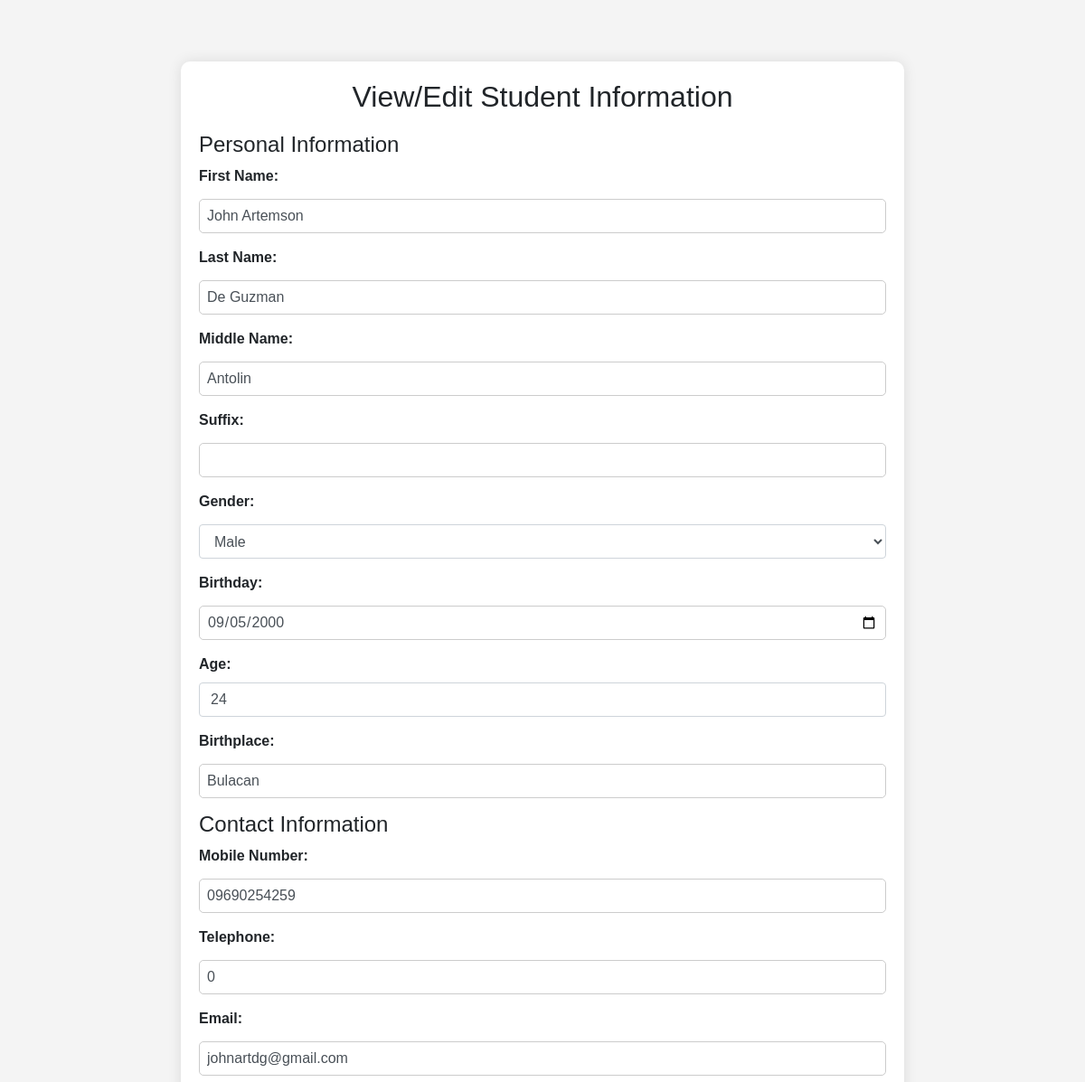
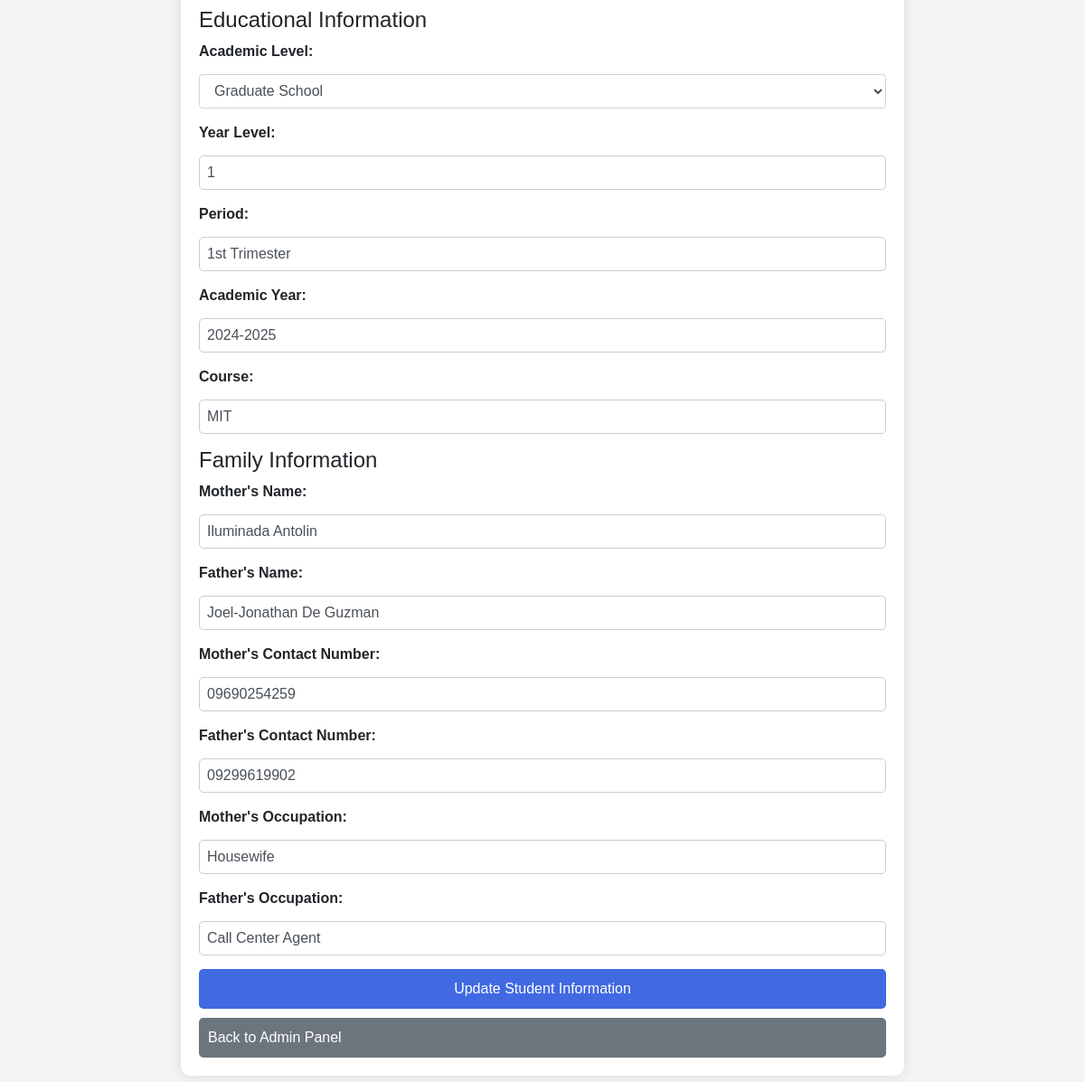
The app's page /view_edit.php?student_id=1 with its own data (2 pictures, top to bottom).
### tables this page shows
CREATE TABLE `students` (
  `student_id` int(11) NOT NULL AUTO_INCREMENT,
  `status` enum('Registered','Admitted','Assessed','Enrolled') DEFAULT 'Registered',
  `created_at` timestamp NOT NULL DEFAULT current_timestamp(),
  `updated_at` timestamp NOT NULL DEFAULT current_timestamp() ON UPDATE current_timestamp(),
  PRIMARY KEY (`student_id`)
);

CREATE TABLE `personal_information` (
  `personal_info_id` int(11) NOT NULL AUTO_INCREMENT,
  `student_id` int(11) DEFAULT NULL,
  `first_name` varchar(50) DEFAULT NULL,
  `last_name` varchar(50) DEFAULT NULL,
  `middle_name` varchar(50) DEFAULT NULL,
  `suffix` varchar(10) DEFAULT NULL,
  `gender` enum('Male','Female') DEFAULT NULL,
  `birthday` date DEFAULT NULL,
  `age` int(11) DEFAULT NULL,
  `birthplace` varchar(100) DEFAULT NULL,
  PRIMARY KEY (`personal_info_id`)
);

CREATE TABLE `contact_information` (
  `contact_info_id` int(11) NOT NULL AUTO_INCREMENT,
  `student_id` int(11) DEFAULT NULL,
  `mobile_number` varchar(15) DEFAULT NULL,
  `telephone` varchar(15) DEFAULT NULL,
  `email` varchar(50) DEFAULT NULL,
  PRIMARY KEY (`contact_info_id`)
);

CREATE TABLE `educational_information` (
  `education_info_id` int(11) NOT NULL AUTO_INCREMENT,
  `student_id` int(11) DEFAULT NULL,
  `academic_level` enum('Basic Education','Tertiary','Graduate School') DEFAULT NULL,
  `year_level` int(11) DEFAULT NULL,
  `period` varchar(20) DEFAULT NULL,
  `academic_year` varchar(20) DEFAULT NULL,
  `course` varchar(100) DEFAULT NULL,
  PRIMARY KEY (`education_info_id`)
);

CREATE TABLE `family_information` (
  `family_info_id` int(11) NOT NULL AUTO_INCREMENT,
  `student_id` int(11) DEFAULT NULL,
  `mother_name` varchar(100) DEFAULT NULL,
  `father_name` varchar(100) DEFAULT NULL,
  `mother_contact_number` varchar(15) DEFAULT NULL,
  `father_contact_number` varchar(15) DEFAULT NULL,
  `mother_occupation` varchar(100) DEFAULT NULL,
  `father_occupation` varchar(100) DEFAULT NULL,
  PRIMARY KEY (`family_info_id`)
);

### view_edit.php (the view, shortened to what this page needs)
<?php
include 'db_conn.php';
if (isset($_GET['student_id'])) {
    $student_id = $_GET['student_id'];
    $student_query = "SELECT * FROM students
        INNER JOIN personal_information ON students.student_id = personal_information.student_id
        INNER JOIN contact_information ON students.student_id = contact_information.student_id
        INNER JOIN educational_information ON students.student_id = educational_information.student_id
        INNER JOIN family_information ON students.student_id = family_information.student_id
        WHERE students.student_id = '$student_id'";
    $result = mysqli_query($conn, $student_query);
    if (mysqli_num_rows($result) > 0) {
        $student_data = mysqli_fetch_assoc($result);
    } else {
        echo "Student not found.";
        exit;
    }
} else {
    echo "No student ID provided.";
    exit;
}
?>
<!DOCTYPE html>
<html lang="en">
<head>
    <link rel="stylesheet" href="https://maxcdn.bootstrapcdn.com/bootstrap/4.5.2/css/bootstrap.min.css">
</head>
<body>
    <div class="container mt-5">
        <h2>View/Edit Student Information</h2>
        <form action="" method="POST">
            <h4>Personal Information</h4>
            <div class="form-group">
                <label for="first_name">First Name:</label>
                <input type="text" class="form-control" name="first_name" value="<?= $student_data['first_name'] ?>" required>
            </div>
            <div class="form-group">
                <label for="last_name">Last Name:</label>
                <input type="text" class="form-control" name="last_name" value="<?= $student_data['last_name'] ?>" required>
            </div>
            <div class="form-group">
                <label for="middle_name">Middle Name:</label>
                <input type="text" class="form-control" name="middle_name" value="<?= $student_data['middle_name'] ?>">
            </div>
            <div class="form-group">
                <label for="suffix">Suffix:</label>
                <input type="text" class="form-control" name="suffix" value="<?= $student_data['suffix'] ?>">
            </div>
            <div class="form-group">
                <label for="gender">Gender:</label>
                <select class="form-control" name="gender" required>
                    <option value="Male" <?= ($student_data['gender'] == 'Male') ? 'selected' : '' ?>>Male</option>
                </select>
            </div>
            <div class="form-group">
                <label for="birthday">Birthday:</label>
                <input type="date" class="form-control" name="birthday" value="<?= $student_data['birthday'] ?>" required>
            </div>
            <div class="form-group">
                <label for="age">Age:</label>
                <input type="number" class="form-control" name="age" value="<?= $student_data['age'] ?>" required>
            </div>
            <div class="form-group">
                <label for="birthplace">Birthplace:</label>
                <input type="text" class="form-control" name="birthplace" value="<?= $student_data['birthplace'] ?>" required>
            </div>
            <h4>Contact Information</h4>
            <div class="form-group">
                <label for="mobile_number">Mobile Number:</label>
                <input type="text" class="form-control" name="mobile_number" value="<?= $student_data['mobile_number'] ?>" required>
            </div>
            <div class="form-group">
                <label for="telephone">Telephone:</label>
                <input type="text" class="form-control" name="telephone" value="<?= $student_data['telephone'] ?>">
            </div>
            <div class="form-group">
                <label for="email">Email:</label>
                <input type="email" class="form-control" name="email" value="<?= $student_data['email'] ?>" required>
            </div>
            <h4>Educational Information</h4>
            <div class="form-group">
                <label for="academic_level">Academic Level:</label>
                <select class="form-control" name="academic_level" required>
                    <option value="Graduate School" <?= ($student_data['academic_level'] == 'Graduate School') ? 'selected' : '' ?>>Graduate School</option>
                </select>
            </div>
            <div class="form-group">
                <label for="year_level">Year Level:</label>
                <input type="text" class="form-control" name="year_level" value="<?= $student_data['year_level'] ?>" required>
            </div>
            <div class="form-group">
                <label for="period">Period:</label>
                <input type="text" class="form-control" name="period" value="<?= $student_data['period'] ?>" required>
            </div>
            <div class="form-group">
                <label for="academic_year">Academic Year:</label>
                <input type="text" class="form-control" name="academic_year" value="<?= $student_data['academic_year'] ?>" required>
            </div>
            <div class="form-group">
                <label for="course">Course:</label>
                <input type="text" class="form-control" name="course" value="<?= $student_data['course'] ?>" required>
            </div>
            <h4>Family Information</h4>
            <div class="form-group">
                <label for="mother_name">Mother's Name:</label>
                <input type="text" class="form-control" name="mother_name" value="<?= $student_data['mother_name'] ?>">
            </div>
            <div class="form-group">
                <label for="father_name">Father's Name:</label>
                <input type="text" class="form-control" name="father_name" value="<?= $student_data['father_name'] ?>">
            </div>
            <div class="form-group">
                <label for="mother_contact">Mother's Contact Number:</label>
                <input type="text" class="form-control" name="mother_contact" value="<?= $student_data['mother_contact_number'] ?>">
            </div>
            <div class="form-group">
                <label for="father_contact">Father's Contact Number:</label>
                <input type="text" class="form-control" name="father_contact" value="<?= $student_data['father_contact_number'] ?>">
            </div>
            <div class="form-group">
                <label for="mother_occupation">Mother's Occupation:</label>
                <input type="text" class="form-control" name="mother_occupation" value="<?= $student_data['mother_occupation'] ?>">
            </div>
            <div class="form-group">
                <label for="father_occupation">Father's Occupation:</label>
                <input type="text" class="form-control" name="father_occupation" value="<?= $student_data['father_occupation'] ?>">
            </div>
            <button type="submit" class="btn-submit">Update Student Information</button>
        </form>
        <a href="admin_panel.php" class="btn-back">Back to Admin Panel</a>
    </div>
</body>
</html>

### view_edit.php (style rules this page uses)
body { font-family: Arial, sans-serif; background-color: #f4f4f4; padding: 20px; }
.container { max-width: 800px; margin: auto; background-color: white; padding: 20px; border-radius: 10px; box-shadow: 0px 0px 15px rgba(0, 0, 0, 0.1); }
.container h2 { text-align: center; margin-bottom: 20px; }
label { font-weight: bold; }
.form-group { margin-bottom: 15px; }
input[type="text"], input[type="email"], input[type="date"], select { width: 100%; padding: 8px; margin-top: 5px; border: 1px solid #ccc; border-radius: 5px; }
.btn-submit, .btn-back { display: block; width: 100%; background-color: #4169e1; color: white; padding: 10px; border: none; border-radius: 5px; cursor: pointer; }
.btn-back { background-color: #6c757d; margin-top: 10px; }

### records on screen
students: first_name "John Artemson", last_name "De Guzman", middle_name "Antolin", birthday "09/05/2000", age "24", birthplace "Bulacan", mobile_number "09690254259", telephone "0", email "johnartdg@gmail.com", year_level "1", period "1st Trimester", academic_year "2024-2025", course "MIT", mother_name "Iluminada Antolin", father_name "Joel-Jonathan De Guzman", mother_contact "09690254259", father_contact "09299619902", mother_occupation "Housewife", father_occupation "Call Center Agent"
personal_information: gender "Male"
educational_information: academic_level "Graduate School"
